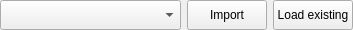
<?xml version="1.0" encoding="UTF-8"?>
<ui version="4.0">
 <class>WidgetDataIOSelectTELayerImport</class>
 <widget class="QWidget" name="WidgetDataIOSelectTELayerImport">
  <property name="geometry">
   <rect>
    <x>0</x>
    <y>0</y>
    <width>353</width>
    <height>30</height>
   </rect>
  </property>
  <property name="sizePolicy">
   <sizepolicy hsizetype="Preferred" vsizetype="Expanding">
    <horstretch>0</horstretch>
    <verstretch>0</verstretch>
   </sizepolicy>
  </property>
  <property name="windowTitle">
   <string>Form</string>
  </property>
  <layout class="QHBoxLayout" name="horizontalLayout">
   <property name="margin">
    <number>0</number>
   </property>
   <item>
    <widget class="QComboBox" name="comboBox_layers">
     <property name="minimumSize">
      <size>
       <width>0</width>
       <height>30</height>
      </size>
     </property>
    </widget>
   </item>
   <item>
    <widget class="QPushButton" name="pushButton_import">
     <property name="sizePolicy">
      <sizepolicy hsizetype="Fixed" vsizetype="Fixed">
       <horstretch>0</horstretch>
       <verstretch>0</verstretch>
      </sizepolicy>
     </property>
     <property name="minimumSize">
      <size>
       <width>0</width>
       <height>30</height>
      </size>
     </property>
     <property name="text">
      <string>Import</string>
     </property>
    </widget>
   </item>
   <item>
    <widget class="QPushButton" name="pushButton_load_existing">
     <property name="sizePolicy">
      <sizepolicy hsizetype="Fixed" vsizetype="Fixed">
       <horstretch>0</horstretch>
       <verstretch>0</verstretch>
      </sizepolicy>
     </property>
     <property name="minimumSize">
      <size>
       <width>0</width>
       <height>30</height>
      </size>
     </property>
     <property name="text">
      <string>Load existing</string>
     </property>
    </widget>
   </item>
  </layout>
 </widget>
 <resources/>
 <connections/>
</ui>
